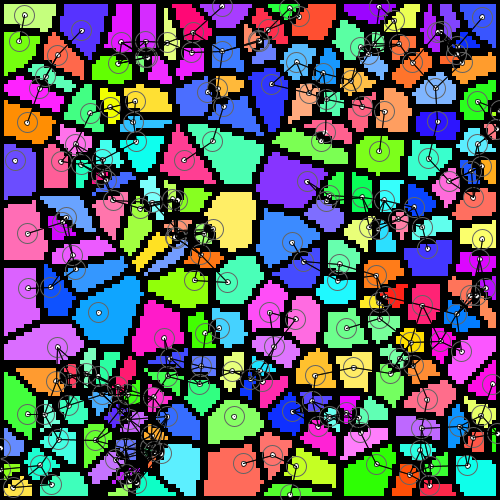
Frame 1 (no input)
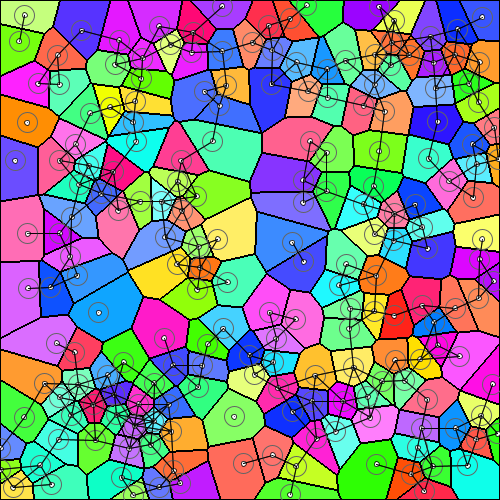
Frame 60 (the mouse pressed at the canvas centre just before this capture)
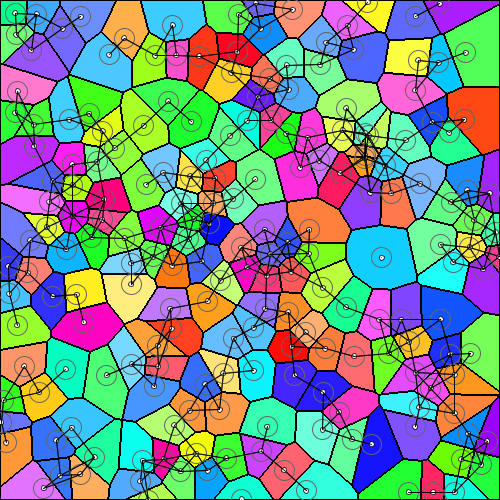
Frame 120 (the mouse held since frame 60 and released just before this capture)

The Processing sketch that drew these frames (run headless with seeded random() and noise(); from frame 60 on, the mouse is pressed at the canvas centre):

// Processing sketch: PointSampling
// ── PointSampling.pde

//The voronoi function is taken from VoronoiNoise2.pde
//This just jitters points until a certain "non-clustered" condition is met.
//The points are non-clustered when each point is more than 50 pixels away from each other point.
//Once the points satisfy the non-cluster condition, the voronoi diagram is drawn
//to vizualize the seperation.
//Press the mouse to generate a new set of points.
//It also draws lines between point less than 2*dist pixels away from eachother to visualize the clustering amount.

ArrayList<PVector>points=new ArrayList<PVector>();
ArrayList<Integer>cols=new ArrayList<Integer>();
void setup(){
  size(500,500);
  //pixelDensity(2);
  //width*=2;
  //height*=2;
  doInit();
}
void doInit(){
  scale=4;
  drawn=false;
  points.clear();
  cols.clear();
  for(int i=0;i<200;i++){//40
    addPoint(new PVector(random(width),random(height)));
  }
  //while(iterate()>10){
    //println(iterate());
  //}
}
void mousePressed(){
  doInit();
}
void addPoint(PVector p){
  points.add(p);
  cols.add(randCol());
}
color randCol(){
  //colorMode(RGB,255);
  //return color(random(255),random(255),random(150));
  colorMode(HSB,100);
  color c=color(random(100),random(50)+50,100);
  colorMode(RGB,255);
  return c;
}
float dist=20;//50
boolean drawn=false;
int lastIters=100000;
void draw(){
  //width*=2;
  //height*=2;
  for(int x=0;x<5;x++)display();
  //width/=2;
  //height/=2;
}
void display(){
  if(drawn)return;
  lastIters=iterate();
  println(lastIters);
  if(lastIters<10){
    scale=1;
    drawn=true;
  }
  
  //if(drawn)return;
  background(0);
  //drawn=true;
  drawVoronoi();
  for(int i1=0;i1<points.size();i1++){
    PVector p1=points.get(i1);
    fill(255);
    ellipse(p1.x,p1.y,5,5);
    noFill();
    stroke(100);
    ellipse(p1.x,p1.y,dist,dist);
    for(int i2=0;i2<points.size();i2++){
      PVector p2=points.get(i2);
      if(p1.dist(p2)<dist*2){
        //stroke(0,200);
        stroke(0,200);
        line(p1.x,p1.y,p2.x,p2.y);
      }
    }
  }
}
int iterate(){
  int num=0;
  for(int i1=0;i1<points.size();i1++){
    PVector p1=points.get(i1);
    for(int i2=0;i2<points.size();i2++){
      if(i1==i2)continue;
      PVector p2=points.get(i2);
      if(p1.dist(p2)<dist){
        points.set(i1,jitter(p1));
        points.set(i2,jitter(p2));
        num++;
      }
    }
  }
  return num;
}
int scale=300;
void drawVoronoi(){
  color[][]grid=new color[width/scale][height/scale];
  //float[][]secgrid=new float[width/scale][height/scale];
  float mi=1000,ma=0;
  for(int x=0;x<width/scale;x++){
    for(int y=0;y<height/scale;y++){
      float rx=x*scale;
      float ry=y*scale;
      PVector here=new PVector(rx,ry);
      float closestDist=10000;
      color col=color(0);
      for(PVector p:points){
        float d=p.dist(here);
        if(d<closestDist){
          closestDist=d;
          col=cols.get(points.indexOf(p));
        }
      }
      grid[x][y]=col;
    }
  }
  for(int x=0;x<width/scale;x++){
    for(int y=0;y<height/scale;y++){
      color val=grid[x][y];
      color xmi=color(255);
      color xpl=color(255);
      color ymi=color(255);
      color ypl=color(255);
      if(x>0)xmi=grid[x-1][y];
      if(x<width/scale-1)xpl=grid[x+1][y];
      if(y>0)ymi=grid[x][y-1];
      if(y<height/scale-1)ypl=grid[x][y+1];
      if(val!=xmi||val!=xpl||val!=ymi||val!=ypl){
        //colorMode(RGB,255);
        val=color(0);
      }
      //if(abs(grid[x][y]-secgrid[x][y])<2)val=color(255,131,0);
      if(scale==1)set(x,y,val);
      else{
        fill(val);
        noStroke();
        rect(x*scale,y*scale,scale,scale);
      }
    }
  }
}
float j=3;
PVector jitter(PVector p){
  p= new PVector(p.x+random(-j,j),p.y+random(-j,j));
  if(p.x<0)p.x=0;
  if(p.y<0)p.y=0;
  if(p.x>width)p.x=width;
  if(p.y>height)p.y=height;
  return p;
}
